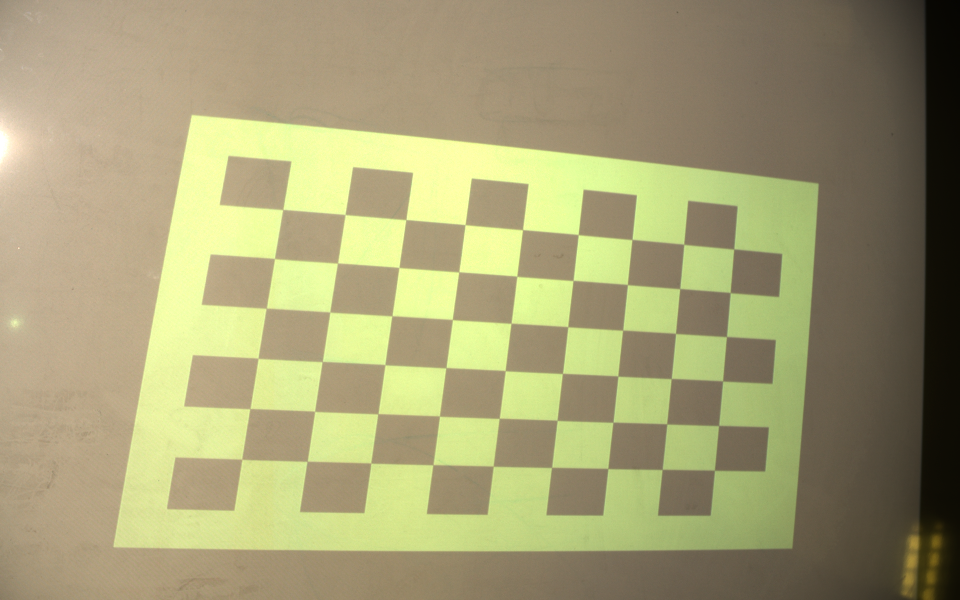
#> input picture src/captured_images/1.png, 1920 x 1200 px (shown at 1/2 size); its folder holds only this picture in this run
$ python ProjectorCalibrate.py
#> lines starting #> are read from the running program, lines starting #| are printed output that depends on the picture
import numpy as np
import cv2
import os
import zivid
from scipy.interpolate import griddata
import glob
import random
np.set_printoptions(suppress=True)


class ProjectorCalibrate:

    def __init__(self, cols, rows, images, zdf, camera_intrinsics, distortion_coeffsients, projector_res_width, projector_res_height,method = 'corner', images_to_iterate = None, flags= None, number_shuffled_iteration = 3, number_under_len = 3, square_size = 90, interpolate_method = 'nearest', interpolate_number=20):
        self.cols = cols
        self.rows = rows
        self.images = images
        self.images_to_iterate = len(images) if images_to_iterate == None else images_to_iterate
        self.zdf = zdf
        self.method = method
        self.camera_intrinsics = camera_intrinsics
        self.distortion_coeffsients = distortion_coeffsients
        self.flags = flags
        self.checkerboard = (cols, rows)
        self.criteria = (cv2.TERM_CRITERIA_EPS + cv2.TERM_CRITERIA_MAX_ITER, 30, 0.001)
        self.projector_res_width = projector_res_width
        self.projector_res_height = projector_res_height
        self.square_size = square_size
        self.interpolate_method = interpolate_method
        self.interpolate_number = interpolate_number
        self.number_shuffled_iteration = number_shuffled_iteration
        self.number_under_len = number_under_len

    def Find_Chess_Board_Corners(self, fname):
#> called with fname = 0
        img = cv2.imread(self.images[fname])
#> img is the input picture: shape (1200, 1920, 3); mean B, G, R 115.8, 158.6, 163.9
        gray = cv2.cvtColor(img,cv2.COLOR_BGR2GRAY)
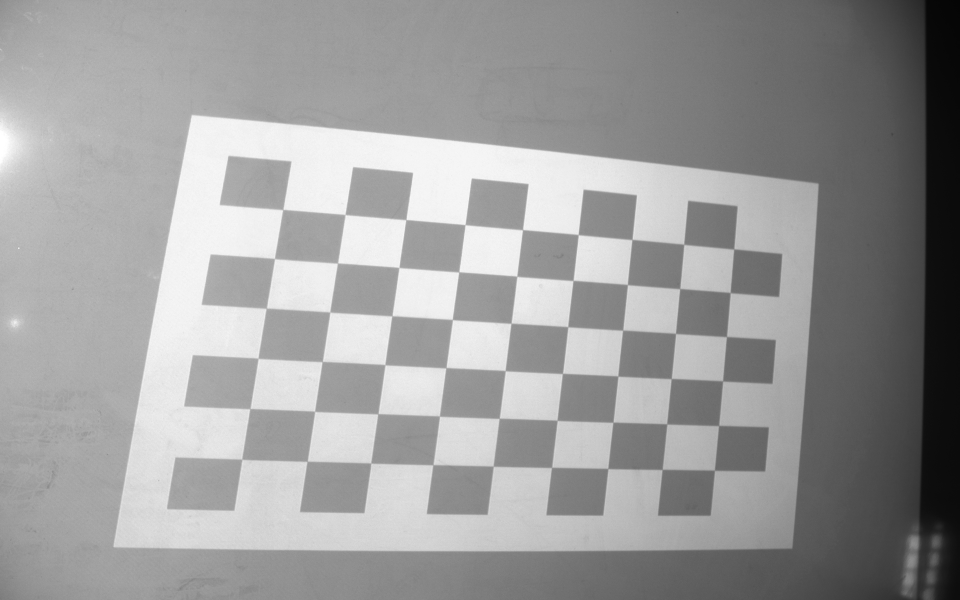
#> gray: shape (1200, 1920) (shown at 1/2 size); min 4, max 255, mean 155.3
        ret, corners = cv2.findChessboardCorners(gray, self.checkerboard, cv2.CALIB_CB_ADAPTIVE_THRESH + cv2.CALIB_CB_FAST_CHECK + cv2.CALIB_CB_NORMALIZE_IMAGE)
#> ret = True; corners = 54 rows, first 8: [566.4, 419.9], [691.1, 429.2], [812.3, 440.1], [930.3, 450.1], [1045.5, 459.9], [1157.2, 469.3], [1264.4, 479.5], [1368, 489]
        if ret == True:
            corners2 = cv2.cornerSubPix(gray, corners, (11,11),(-1,-1), self.criteria)
#> corners2 = 54 rows, first 8: [566.2, 419.5], [690.5, 429.6], [812.3, 439.8], [930.6, 449.9], [1045.6, 459.8], [1156.8, 469.7], [1264.4, 479.5], [1368, 489.1]

            return True, corners2, img
        if ret == False:
            print("No found corners in frame: ", self.images[fname])
            return False

    def Load_Zdf_Frames(self, fname):
        app = zivid.Application()
        frame = zivid.Frame(self.zdf[fname])
        point_cloud = frame.get_point_cloud().to_array()
        xyz = np.dstack([point_cloud["x"], point_cloud["y"], point_cloud["z"]])
        return xyz

    # [69 lines left out: functions line_line_intersect, Find_Center_Of_4_Coordinates, Save_Projector_Image_Coordinates, Interpolate_xyz, Re_Projection_Error, not called in this run]


    def ProjectorCalibrate(self):
        P_p_2d = []
        P_c_2d = []
        P_3d   = []
        P_3d_all = []
        P_3d_obj = []
        nan_pixels = 0

        for fname in range (0, self.images_to_iterate):
            P_3d = []
            corners2 = self.Find_Chess_Board_Corners(fname)[1]
            xyz = self.Load_Zdf_Frames(fname)
            if self.Find_Chess_Board_Corners(fname)[0] == True:
                print("Found corners in frame: ", self.images[fname])
                if self.method == "center":
                    corners2 = self.Find_Center_Of_4_Coordinates(corners2)
                    corners2 = np.reshape(corners2,((self.cols-1)*(self.rows-1),1,2))
                    P_p_2d.append(self.Find_Center_Of_4_Coordinates(self.Save_Projector_Image_Coordinates()))
                elif self.method == "corner":
                    P_p_2d.append(self.Save_Projector_Image_Coordinates())
                else:
                    print("Wrong method: Try center or corner.")
                P_c_2d.append(corners2)
                for i in range(len(corners2)):
                    if np.isnan(xyz[int(corners2[i][0][1])][int(corners2[i][0][0])]).any() == True:
                        nan_pixels += 1
                        P_3d.append(self.Interpolate_xyz(xyz,int(corners2[i][0][0]),int(corners2[i][0][1])))
                    else:
                        P_3d.append(xyz[int(corners2[i][0][1])][int(corners2[i][0][0])])

            P_3d_all.append(P_3d)
            P_3d_t = np.transpose(P_3d)
            centroid = np.average(P_3d_t,axis = 1)
            P_3d_c = (P_3d_t.T-np.average(P_3d_t,axis = 1)).T
            u, s, vh = np.linalg.svd(P_3d_c)
            P_3d_rotate_t = np.dot(np.transpose(u), P_3d_c)
            P_3d_obj.append(P_3d_rotate_t.T)

        P_3d_obj_plan = P_3d_obj

        P_3d_obj_plan = np.asarray(P_3d_obj_plan)
        P_3d_all = np.asarray(P_3d_all)
        P_3d_obj = np.asarray(P_3d_obj)
        P_p_2d = np.asarray(P_p_2d)
        P_c_2d = np.asarray(P_c_2d)

        P_3d_obj[:,:,2] = 0

        P_3d_all = P_3d_all.astype('float32')
        P_3d_obj = P_3d_obj.astype('float32')
        P_p_2d = P_p_2d.astype('float32')
        P_c_2d = P_c_2d.astype('float32')

        result_flag = []
        result_noflag = []
        index = []

        for i in range (self.images_to_iterate-self.number_under_len, self.images_to_iterate):
            for j in range(1,self.number_shuffled_iteration):
                P_3d_obj_shuffle, P_c_2d_shuffle, P_p_2d_shuffle  = zip(*random.sample(list(zip(P_3d_obj, P_c_2d, P_p_2d)), i))

                mask = (np.isin(P_3d_obj, P_3d_obj_shuffle))

                for k in range(0, len(mask)):
                    if mask[k].all():
                        index.append([i,j,self.images[k]])

                ret, mtx, dist, rvecs, tvecs = cv2.calibrateCamera(P_3d_obj_shuffle, P_p_2d_shuffle,(self.projector_res_width,self.projector_res_height), None, None, None, None, self.flags, self.criteria)
                retval, cameraMatrix1, distCoeffs1, cameraMatrix2, distCoeffs2, R, T, E, F = cv2.stereoCalibrate(P_3d_obj_shuffle, P_c_2d_shuffle, P_p_2d_shuffle, self.camera_intrinsics, self.distortion_coeffsients, mtx, dist, (self.projector_res_width,self.projector_res_height))

                print("With OpenCvs flag: ","Number of extracted frames: ", (i+1),"iteration No: ", j, ret,retval)

                result_flag.append([ret, retval, mtx,dist, self.Re_Projection_Error(P_p_2d_shuffle,P_3d_obj_shuffle,rvecs,tvecs, mtx,dist)[0],self.Re_Projection_Error(P_p_2d_shuffle,P_3d_obj_shuffle,rvecs,tvecs, mtx,dist)[1], R, T, (i+1), j])

                ret, mtx, dist, rvecs, tvecs = cv2.calibrateCamera(P_3d_obj_shuffle, P_p_2d_shuffle,(self.projector_res_width,self.projector_res_height), None, None, None, None, None, self.criteria)
                retval, cameraMatrix1, distCoeffs1, cameraMatrix2, distCoeffs2, R, T, E, F = cv2.stereoCalibrate(P_3d_obj_shuffle, P_c_2d_shuffle, P_p_2d_shuffle, self.camera_intrinsics, self.distortion_coeffsients, mtx, dist, (self.projector_res_width,self.projector_res_height))

                print("With no OpenCvs flag: ","Number of extracted frames: ", (i+1),"iteration No: ", j, ret,retval)

                result_noflag.append([ret,retval, mtx,dist, self.Re_Projection_Error(P_p_2d_shuffle,P_3d_obj_shuffle,rvecs,tvecs, mtx,dist)[0],self.Re_Projection_Error(P_p_2d_shuffle,P_3d_obj_shuffle,rvecs,tvecs, mtx,dist)[1], R, T, (i+1), j])

        result_flag  = np.reshape(result_flag,(self.number_under_len,self.number_shuffled_iteration-1,10))
        result_noflag  = np.reshape(result_noflag,(self.number_under_len,self.number_shuffled_iteration-1,10))
        best_result_flag = []
        best_result_noflag = []
        for i in range (0, self.number_under_len):
            ret_projcalib, ret_stereocalib, proj_intrinsics, proj_dist, mean_reprojection,reprojection_in_frame, Rotation_matrix, Translation_vector, no_images, iteration = zip(*sorted(zip(result_flag[:,:,0][i], result_flag[:,:,1][i], result_flag[:,:,2][i], result_flag[:,:,3][i], result_flag[:,:,4][i], result_flag[:,:,5][i],result_flag[:,:,6][i],result_flag[:,:,7][i], result_flag[:,:,8][i], result_flag[:,:,9][i])))
            best_result_flag.append([ret_projcalib[0], ret_stereocalib[0], proj_intrinsics[0], proj_dist[0], mean_reprojection[0], reprojection_in_frame[0], Rotation_matrix[0], Translation_vector[0], no_images[0], iteration[0]])

            ret_projcalib, ret_stereocalib, proj_intrinsics, proj_dist, mean_reprojection,reprojection_in_frame, Rotation_matrix, Translation_vector, no_images, iteration = zip(*sorted(zip(result_noflag[:,:,0][i], result_noflag[:,:,1][i], result_noflag[:,:,2][i], result_noflag[:,:,3][i], result_noflag[:,:,4][i], result_noflag[:,:,5][i],result_noflag[:,:,6][i],result_noflag[:,:,7][i], result_noflag[:,:,8][i], result_noflag[:,:,9][i])))
            best_result_noflag.append([ret_projcalib[0], ret_stereocalib[0], proj_intrinsics[0], proj_dist[0], mean_reprojection[0], reprojection_in_frame[0], Rotation_matrix[0], Translation_vector[0], no_images[0], iteration[0]])

        best_result_flag = np.asarray(best_result_flag)
        best_result_noflag = np.asarray(best_result_noflag)
        sorted_best_result_flag = []
        sorted_best_result_noflag = []

        ret_projcalib, ret_stereocalib, proj_intrinsics, proj_dist, mean_reprojection,reprojection_in_frame, Rotation_matrix, Translation_vector, no_images, iteration = zip(*sorted(zip(best_result_flag[:,0], best_result_flag[:,1], best_result_flag[:,2], best_result_flag[:,3], best_result_flag[:,4], best_result_flag[:,5], best_result_flag[:,6], best_result_flag[:,7], best_result_flag[:,8], best_result_flag[:,9] )))
        for i in range (0, self.number_under_len):
            sorted_best_result_flag.append([ret_projcalib[i], ret_stereocalib[i], proj_intrinsics[i], proj_dist[i], mean_reprojection[i], reprojection_in_frame[i], Rotation_matrix[i], Translation_vector[i], no_images[i], iteration[i]])

        ret_projcalib, ret_stereocalib, proj_intrinsics, proj_dist, mean_reprojection,reprojection_in_frame, Rotation_matrix, Translation_vector, no_images, iteration = zip(*sorted(zip(best_result_noflag[:,0], best_result_noflag[:,1], best_result_noflag[:,2], best_result_noflag[:,3], best_result_noflag[:,4], best_result_noflag[:,5], best_result_noflag[:,6], best_result_noflag[:,7], best_result_noflag[:,8], best_result_noflag[:,9] )))
        for i in range (0, self.number_under_len):
            sorted_best_result_noflag.append([ret_projcalib[i], ret_stereocalib[i], proj_intrinsics[i], proj_dist[i], mean_reprojection[i], reprojection_in_frame[i], Rotation_matrix[i], Translation_vector[i], no_images[i], iteration[i]])


        '''ret, mtx, dist, rvecs, tvecs = cv2.calibrateCamera(P_3d_obj, P_p_2d,(self.projector_res_width,self.projector_res_height), None, self.criteria)
        retval, cameraMatrix1, distCoeffs1, cameraMatrix2, distCoeffs2, R, T, E, F = cv2.stereoCalibrate(P_3d_obj, P_c_2d, P_p_2d, self.camera_intrinsics, self.distortion_coeffsients, mtx, dist, (self.projector_res_width,self.projector_res_height))
        print("No flags:" , k, ret, retval, dist)'''
        return sorted_best_result_flag, sorted_best_result_noflag, P_3d_all, P_3d_obj_plan, nan_pixels
def main():
    #Test parameters, see explaination of parameters in "Calibrate.py"
    cols = 9
    rows = 6
    images = glob.glob('captured_images/*.png')
    zdf = glob.glob('zdf/*.zdf')
    method = 'center'
    camera_intrinsics = np.array([[2767.193359, 0 , 942.942505], [0, 2766.449119, 633.898],[0, 0, 1]])
    distortion_coeffsients = np.array([[-0.26513, 0.282772, 0.000767328, 0.000367037,0]])
    flags = cv2.CALIB_ZERO_TANGENT_DIST
    projector_res_width = 1024
    projector_res_height = 768
    square_size = 90
    interpolate_method = 'nearest'
    interpolate_number = 50
    images_to_iterate = 21
    number_shuffled_iteration = 15
    number_under_len = 6

    Calib = ProjectorCalibrate(cols, rows, images, zdf, camera_intrinsics, distortion_coeffsients, projector_res_width, projector_res_height,method, images_to_iterate, flags, number_shuffled_iteration, number_under_len, square_size, interpolate_method, interpolate_number)

    Calib.ProjectorCalibrate()
#> (the call stopped at in Load_Zdf_Frames, `app = zivid.Application()`: zivid is not available in this run)


if __name__ == "__main__":

    main()

$ run again, on src/captured_images/15.png
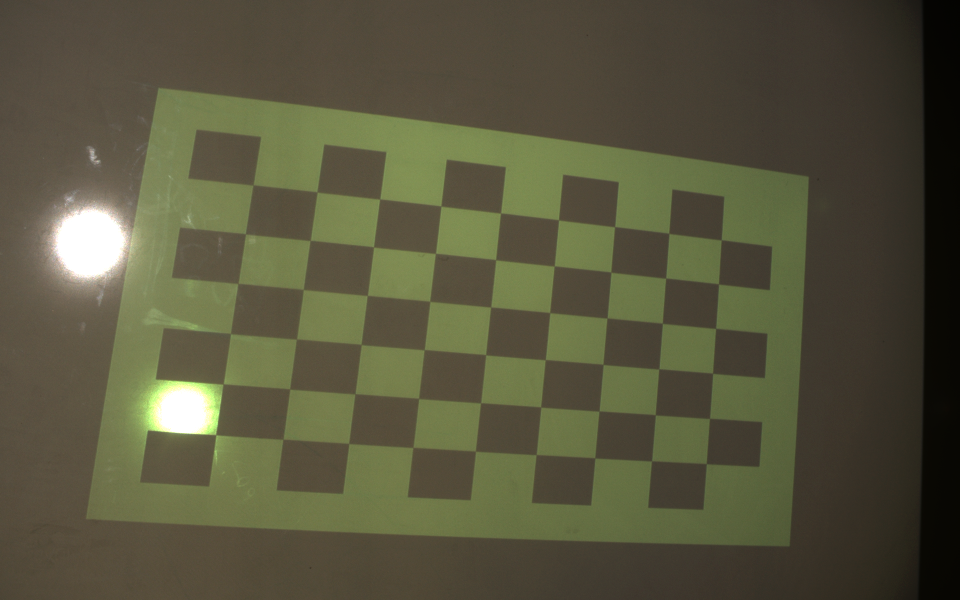
#> input picture src/captured_images/15.png, 1920 x 1200 px (shown at 1/2 size)
#> in Find_Chess_Board_Corners, img is the input picture: shape (1200, 1920, 3); mean B, G, R 61.6, 85.8, 87.5
#> in Find_Chess_Board_Corners, `gray = cv2.cvtColor(img,cv2.COLOR_BGR2GRAY)`:
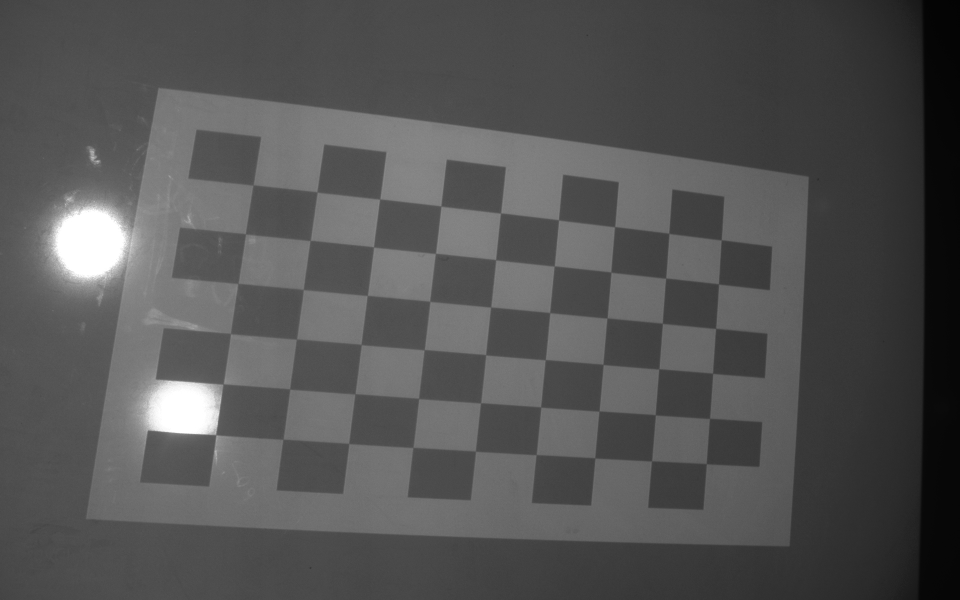
#> gray: shape (1200, 1920) (shown at 1/2 size); min 3, max 255, mean 83.5
#> ret = True; corners = 54 rows, first 8: [506.5, 370.7], [634.6, 384.7], [760.1, 398.6], [882.5, 412.5], [1001.4, 426.5], [1117.6, 440.5], [1229.5, 453.7], [1338, 467]
#> in Find_Chess_Board_Corners, `corners2 = cv2.cornerSubPix(gray, corners, (11,11),(-1,-1), self.crite..`: corners2 = 54 rows, first 8: [506.5, 370.4], [634.4, 384.4], [759.8, 398.5], [882.4, 412.6], [1001.6, 426.5], [1117.5, 440.3], [1229.6, 454], [1338.1, 467.1]
